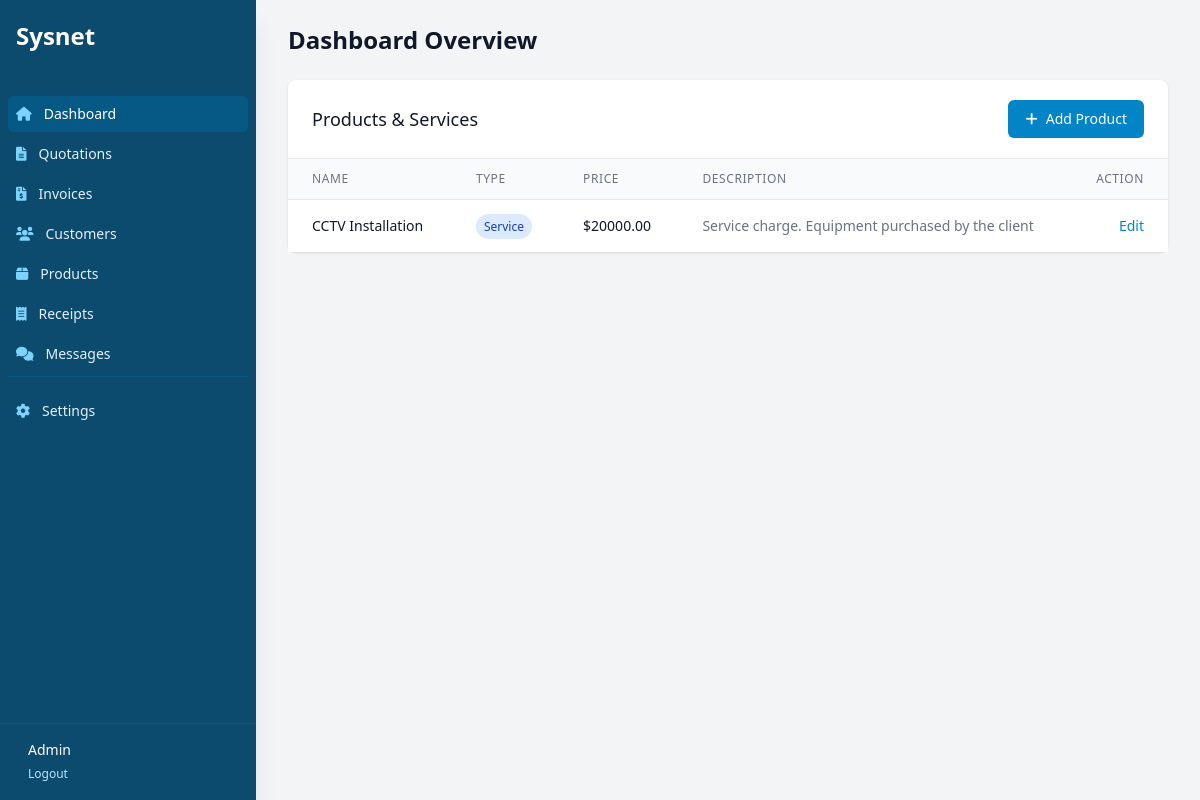
/billing/product/ (signed in), run on the app's committed database.
### billing/models.py (models this page shows, shortened)
class Product(models.Model):
    SERVICE = 'service'
    PRODUCT = 'product'
    TYPE_CHOICES = [
        (SERVICE, 'Service'),
        (PRODUCT, 'Product'),
    ]
    name = models.CharField(max_length=200)
    description = models.TextField(blank=True, null=True)
    price = models.DecimalField(max_digits=10, decimal_places=2)
    product_type = models.CharField(max_length=10, choices=TYPE_CHOICES, default=SERVICE)

### billing/views.py (the view)
# urls.py: path('product/', views.product_list, name='product_list'),
@login_required
def product_list(request):
    products = Product.objects.all().order_by('name')
    return render(request, 'billing/product_list.html', {'products': products})

### billing/context_processors.py (called while the page is built)
def company_info(request):
    return {
        'company': CompanyProfile.objects.first()
    }

def unread_count(request):
    if request.user.is_authenticated:
        return {'unread_count': ContactMessage.objects.filter(is_read=False).count()}
    return {'unread_count': 0}

### templates/billing/product_list.html
{% extends 'billing/base_dashboard.html' %}
{% block dashboard_content %}
<div class="bg-white shadow rounded-lg">
    <div class="px-4 py-5 border-b border-gray-200 sm:px-6 flex justify-between items-center">
        <h3 class="text-lg leading-6 font-medium text-gray-900">Products & Services</h3>
        <a href="{% url 'product_create' %}" class="inline-flex items-center px-4 py-2 border border-transparent text-sm font-medium rounded-md shadow-sm text-white bg-brand-600 hover:bg-brand-700">
            <i class="fas fa-plus mr-2"></i> Add Product
        </a>
    </div>
    <div class="overflow-x-auto">
        <table class="min-w-full divide-y divide-gray-200">
            <thead class="bg-gray-50">
                <tr>
                    <th class="px-6 py-3 text-left text-xs font-medium text-gray-500 uppercase tracking-wider">Name</th>
                    <th class="px-6 py-3 text-left text-xs font-medium text-gray-500 uppercase tracking-wider">Type</th>
                    <th class="px-6 py-3 text-left text-xs font-medium text-gray-500 uppercase tracking-wider">Price</th>
                    <th class="px-6 py-3 text-left text-xs font-medium text-gray-500 uppercase tracking-wider">Description</th>
                    <th class="px-6 py-3 text-right text-xs font-medium text-gray-500 uppercase tracking-wider">Action</th>
                </tr>
            </thead>
            <tbody class="bg-white divide-y divide-gray-200">
                {% for product in products %}
                <tr>
                    <td class="px-6 py-4 whitespace-nowrap text-sm font-medium text-gray-900">{{ product.name }}</td>
                    <td class="px-6 py-4 whitespace-nowrap text-sm text-gray-500">
                        <span class="px-2 py-1 text-xs rounded-full {% if product.product_type == 'service' %}bg-blue-100 text-blue-800{% else %}bg-green-100 text-green-800{% endif %}">
                            {{ product.get_product_type_display }}
                        </span>
                    </td>
                    <td class="px-6 py-4 whitespace-nowrap text-sm text-gray-900">${{ product.price }}</td>
                    <td class="px-6 py-4 text-sm text-gray-500 max-w-md truncate">{{ product.description|default:"-" }}</td>
                    <td class="px-6 py-4 whitespace-nowrap text-right text-sm font-medium">
                        <a href="{% url 'product_update' product.pk %}" class="text-brand-600 hover:text-brand-900">Edit</a>
                    </td>
                </tr>
                {% empty %}
                <tr>
                    <td colspan="5" class="px-6 py-4 text-center text-sm text-gray-500">No products found. Add your first product or service.</td>
                </tr>
                {% endfor %}
            </tbody>
        </table>
    </div>
</div>
{% endblock %}

### templates/billing/base_dashboard.html (shortened to what this page needs)
<!DOCTYPE html>
<html lang="en">
<head>
    <script src="https://cdn.tailwindcss.com"></script>
    <link href="https://cdnjs.cloudflare.com/ajax/libs/font-awesome/6.0.0/css/all.min.css" rel="stylesheet">
</head>
<body class="bg-gray-100 font-sans">
    <div class="flex h-screen overflow-hidden">
        <div class="hidden md:flex md:flex-shrink-0 no-print">
            <div class="flex flex-col w-64">
                <div class="flex flex-col h-0 flex-1 bg-brand-900 shadow-xl">
                    <div class="flex-1 flex flex-col pt-5 pb-4 overflow-y-auto">
                        <div class="flex items-center flex-shrink-0 px-4 mb-6">
                            <span class="text-white text-2xl font-bold">Sysnet</span>
                        </div>
                        <nav class="mt-5 flex-1 px-2 space-y-1">
                            <a href="{% url 'dashboard' %}" class="group flex items-center px-2 py-2 text-sm font-medium rounded-md text-white bg-brand-800">
                                <i class="fas fa-home mr-3 text-brand-300"></i>
                                Dashboard
                            </a>
                            <a href="{% url 'quotation_list' %}" class="group flex items-center px-2 py-2 text-sm font-medium rounded-md text-brand-100 hover:bg-brand-800 hover:text-white">
                                <i class="fas fa-file-alt mr-3 text-brand-300 group-hover:text-white"></i>
                                Quotations
                            </a>
                            <a href="{% url 'invoice_list' %}" class="group flex items-center px-2 py-2 text-sm font-medium rounded-md text-brand-100 hover:bg-brand-800 hover:text-white">
                                <i class="fas fa-file-invoice-dollar mr-3 text-brand-300 group-hover:text-white"></i>
                                Invoices
                            </a>
                            <a href="{% url 'customer_list' %}" class="group flex items-center px-2 py-2 text-sm font-medium rounded-md text-brand-100 hover:bg-brand-800 hover:text-white">
                                <i class="fas fa-users mr-3 text-brand-300 group-hover:text-white"></i>
                                Customers
                            </a>
                            <a href="{% url 'product_list' %}" class="group flex items-center px-2 py-2 text-sm font-medium rounded-md text-brand-100 hover:bg-brand-800 hover:text-white">
                                <i class="fas fa-box mr-3 text-brand-300 group-hover:text-white"></i>
                                Products
                            </a>
                             <a href="{% url 'receipt_list' %}" class="group flex items-center px-2 py-2 text-sm font-medium rounded-md text-brand-100 hover:bg-brand-800 hover:text-white">
                                <i class="fas fa-receipt mr-3 text-brand-300 group-hover:text-white"></i>
                                Receipts
                            </a>
                            <a href="{% url 'message_list' %}" class="group flex items-center px-2 py-2 text-sm font-medium rounded-md text-brand-100 hover:bg-brand-800 hover:text-white relative">
                                <i class="fas fa-comments mr-3 text-brand-300 group-hover:text-white"></i>
                                Messages
                            </a>
                            <div class="pt-4 mt-4 border-t border-brand-800">
                                <a href="{% url 'company_settings' %}" class="group flex items-center px-2 py-2 text-sm font-medium rounded-md text-brand-100 hover:bg-brand-800 hover:text-white">
                                    <i class="fas fa-cog mr-3 text-brand-300 group-hover:text-white"></i>
                                    Settings
                                </a>
                            </div>
                        </nav>
                    </div>
                    <div class="flex-shrink-0 flex border-t border-brand-800 p-4">
                        <div class="flex items-center">
                            <div class="ml-3">
                                <p class="text-sm font-medium text-white">
                                    {{ user.username|title }}
                                </p>
                                <form action="{% url 'logout' %}" method="post" class="inline">
                                    <button type="submit" class="text-xs font-medium text-brand-200 hover:text-white group-hover:text-white">
                                        Logout
                                    </button>
                                </form>
                            </div>
                        </div>
                    </div>
                </div>
            </div>
        </div>
        <div class="flex flex-col w-0 flex-1 overflow-hidden">
            <main class="flex-1 relative overflow-y-auto focus:outline-none">
                <div class="py-6">
                    <div class="max-w-7xl mx-auto px-4 sm:px-6 md:px-8 mb-6 no-print">
                        <h1 class="text-2xl font-semibold text-gray-900">Dashboard Overview</h1>
                    </div>
                    <div class="max-w-7xl mx-auto px-4 sm:px-6 md:px-8">
                        {% block dashboard_content %}{% endblock %}
                    </div>
                </div>
            </main>
        </div>
    </div>
</body>
</html>

### data on the page
Product: name "CCTV Installation", product_type "Service", price "20000.00", description "Service charge. Equipment purchased by the client"

### other printed values
{{ user.username|title }} "Admin"
